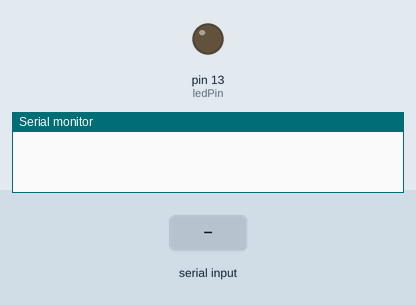
A sketch run on a simulated Arduino Uno, built with avr-gcc and run on an emulated ATmega328P. Shown: output pins drawn as LEDs (lit = HIGH), the last lines printed to the serial monitor. The test bench sets the inputs (shaded band).

Above: at 1.2 s.
1.3 s: "90,45\n" received over Serial
At 2.1 s:
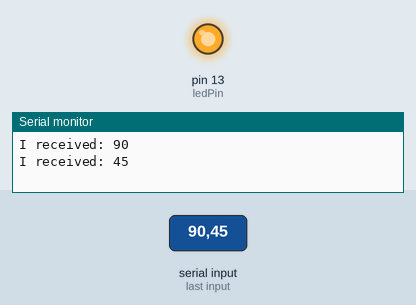
Timing chart, 0 to 4.3 s (numbered marks = the images above; inputs shaded):
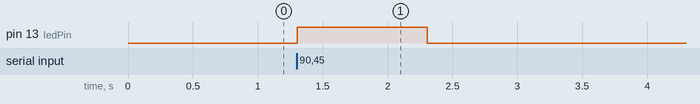

The sketch:

Serial_spam_counter.ino
```cpp
unsigned long lastMillis = 0;
int timeDelay = 5000;
unsigned long counter = 0;

bool ledState = 0;
int ledPin = 13;

void setup() {
  // put your setup code here, to run once:
  Serial.begin(9600);

  pinMode(ledPin, OUTPUT);
  digitalWrite(ledPin, ledState);
}

void loop() {
  if(Serial.available() > 0){
    int msg = Serial.parseInt();
    if(msg == 0){
      ledState = false;
    }else{
      ledState = true;
    }
    Serial.print("I received: ");
    Serial.println(msg);
  }
  digitalWrite(ledPin, ledState);
  // put your main code here, to run repeatedly:
  if(millis()- lastMillis > timeDelay){
    Serial.print("Hello Pi, I did ");
    Serial.print(counter);
    Serial.println(" turns so far");
    lastMillis = millis();
    counter ++;
  }


}
```

Measured:
- after the input at 1.3 s, pin 13 (ledPin): LOW → HIGH at once, → LOW 1.0 s later
